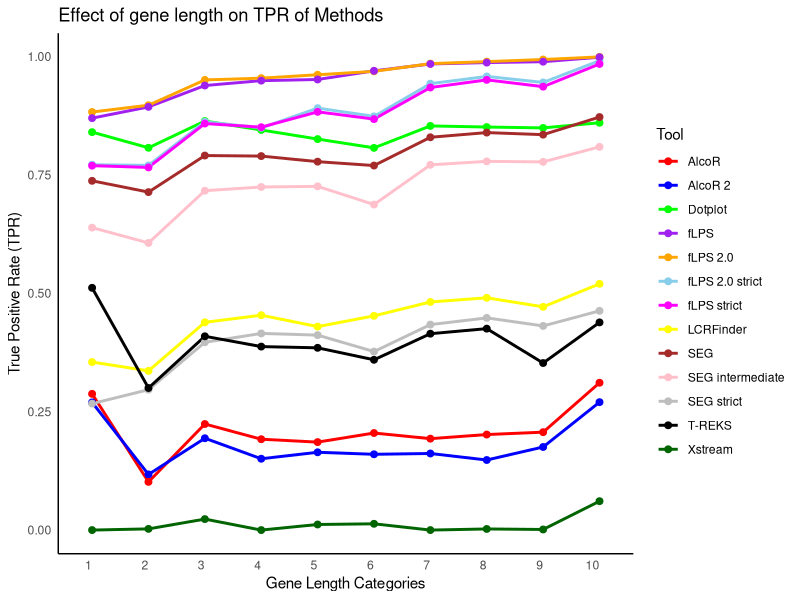

Source code (R):
setwd("/home/anirjit/ANIRJIT/ROC2/human/gene_length/roc")

# Load necessary libraries
library(ggplot2)
library(dplyr)

# Read the data
df <- read.delim("all.tsv", header = TRUE, sep = "\t")

# Define distinct colors for the tools
tool_colors <- c("red", "blue", "green", "purple", "orange", "skyblue", "magenta", 
                 "yellow", "brown", "pink", "gray", "black", "darkgreen")

# Ensure Category is a factor with levels 1 to 10
df$Category <- factor(df$Category, levels = as.character(1:10))

jpeg("gene_length_TPR.jpg", width = 5000, height = 4000, res = 750)
ggplot(df, aes(x = Category, y = TPR, color = Tool, group = Tool)) +
  geom_line(size = 1) +
  geom_point(size = 2) + 
  scale_color_manual(values = tool_colors) +
  scale_x_discrete(drop = FALSE) +  # ensures all factor levels are shown, even if some are missing
  labs(title = "Effect of gene length on TPR of Methods",
       x = "Gene Length Categories",
       y = "True Positive Rate (TPR)",
       color = "Tool") +
  theme_minimal() +
  theme(axis.text.x = element_text(angle = 0, hjust = 1),
        panel.grid = element_blank(),
        axis.line = element_line(color = "black"))
dev.off()
